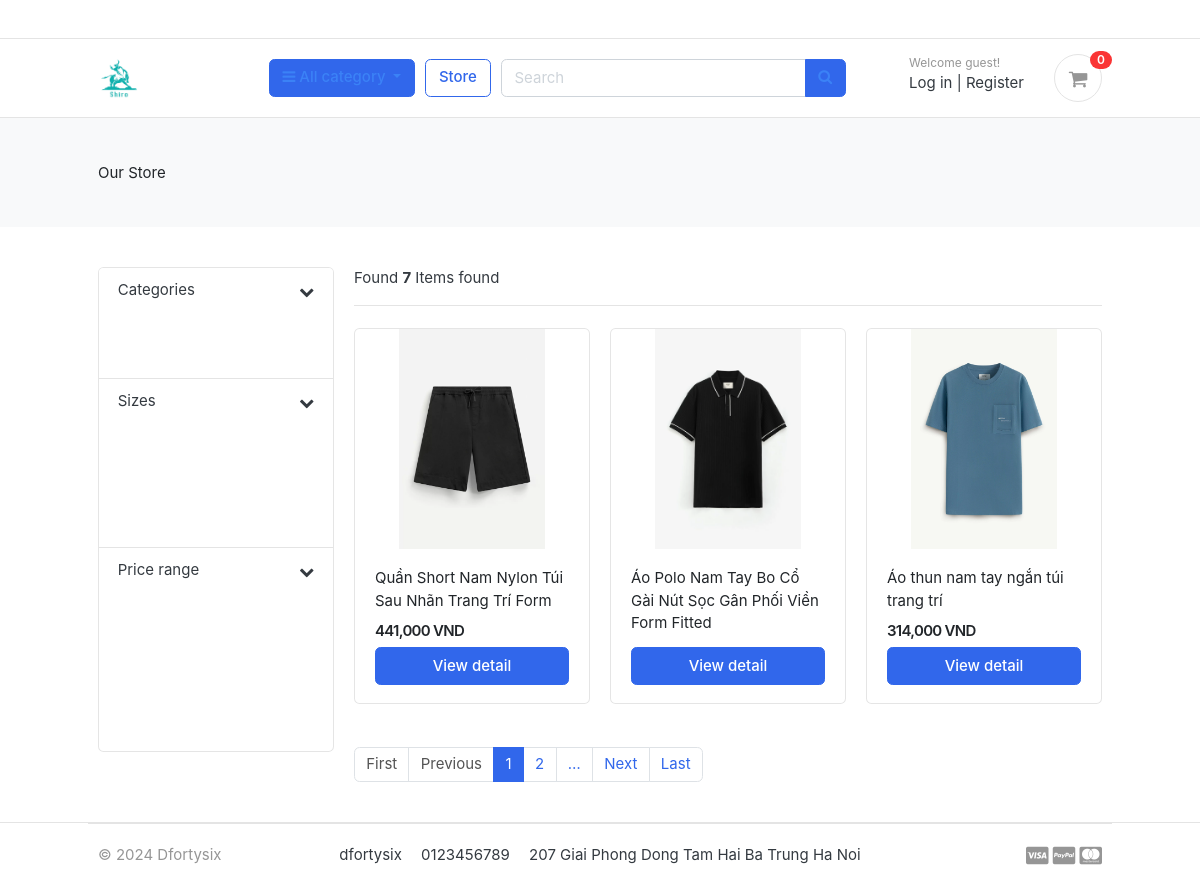
/store/, run on the app's committed database.
### store/models.py (models this page shows, shortened)
class Product(models.Model):
    product_name = models.CharField(max_length=200, unique=True)
    slug = models.SlugField(max_length=200, unique=True)
    description = models.TextField(max_length=500, blank=True)
    price = models.IntegerField()
    images = models.ImageField(upload_to='photos/products')
    stock = models.IntegerField()
    is_available = models.BooleanField(default=True)
    category = models.ForeignKey(Category, on_delete=models.CASCADE)    # Khi xóa category thì Product bị xóa
    created_date = models.DateTimeField(auto_now_add=True)
    modified_date = models.DateTimeField(auto_now=True)
    def get_url(self):
        return reverse('product_detail', args=[self.category.slug, self.slug])

### store/views.py (the view)
# urls.py: path('store/', include('store.urls')),
def store(request, category_slug=None):
    query = request.GET.get("q", "")
    all_categories = Category.objects.all()
    if category_slug is not None:
        categories = get_object_or_404(Category, slug=category_slug)
        products = Product.objects.all().filter(category=categories, is_available=True)
    else:
        products = Product.objects.all().filter(is_available=True).order_by('id')
    if query:
        products = Product.objects.filter(Q(product_name__icontains=query) | Q(product_name__icontains=query.capitalize()) | Q(product_name__icontains=query.upper()) | Q(description__icontains=query))
    page = request.GET.get('page')
    page = page or 1
    paginator = Paginator(products, 3)
    paged_products = paginator.get_page(page)
    product_count = products.count()
    context = {
        'products': paged_products,
        'product_count': product_count,
        'categories': all_categories
    }
    return render(request, 'store/store.html', context=context)

### carts/context_processors.py (called while the page is built)
def counter(request):
    if 'admin' in request.path:
        return {}
    else:
        try:
            if request.user.is_authenticated:
                cart_items = CartItem.objects.filter(user=request.user)
            else:
                cart = Cart.objects.get(cart_id=_cart_id(request=request))
                cart_items = CartItem.objects.filter(cart=cart)
            cart_count = sum([cart_item.quantity for cart_item in cart_items])
        except Cart.DoesNotExist:
            cart_count = 0
    return dict(cart_count=cart_count)

### carts/views.py (called while the page is built)
def _cart_id(request):
    cart_id = request.session.session_key
    if not cart_id:
        cart_id = request.session.create()
    return cart_id

### category/models.py (called while the page is built)
    def get_url(self):
        return reverse('products_by_category', args=[self.slug])

### templates/store/store.html (shortened to what this page needs)
{% extends 'base.html' %}
{% load static %}
{% load humanize %}
{% block content %}
<section class="section-pagetop bg">
	<div class="container">
		<h2 class="title-page">Our Store</h2>
	</div>
</section>
<section class="section-content padding-y">
	<div class="container">
		<div class="row">
			<aside class="col-md-3">
				<div class="card">
					<article class="filter-group">
						<header class="card-header">
							<a href="#" data-toggle="collapse" data-target="#collapse_1" aria-expanded="true" class="">
								<i class="icon-control fa fa-chevron-down"></i>
								<h6 class="title">Categories</h6>
							</a>
						</header>
					</article>
					<article class="filter-group">
						<header class="card-header">
							<a href="#" data-toggle="collapse" data-target="#collapse_4" aria-expanded="true" class="">
								<i class="icon-control fa fa-chevron-down"></i>
								<h6 class="title">Sizes</h6>
							</a>
						</header>
					</article>
					<article class="filter-group">
						<header class="card-header">
							<a href="#" data-toggle="collapse" data-target="#collapse_3" aria-expanded="true" class="">
								<i class="icon-control fa fa-chevron-down"></i>
								<h6 class="title">Price range</h6>
							</a>
						</header>
					</article>
				</div>
			</aside>
			<main class="col-md-9">
				<header class="border-bottom mb-4 pb-3">
					<div class="form-inline">
						<span class="mr-md-auto">Found <b>{{ product_count }}</b> Items found
						</span>
					</div>
				</header>
				<div class="row">
					{% for product in products %}
					<div class="col-md-4">
						<figure class="card card-product-grid">
							<div class="img-wrap">
								<img src="{{ product.images.url }}" />
							</div>
							<figcaption class="info-wrap">
								<div class="fix-height">
									<a href="{{ product.get_url }}" class="title">{{ product.product_name }}</a>
									<div class="price-wrap mt-2">
										<span class="price">{{ product.price|intcomma }} VND</span>
									</div>
								</div>
								<a href="{{ product.get_url }}" class="btn btn-block btn-primary">View detail</a>
							</figcaption>
						</figure>
					</div>
					{% endfor %}
				</div>
				{% if products %}
				<nav class="mt-4" aria-label="Page navigation sample">
					<ul class="pagination">
						{% if products.has_previous %}
						<li class="page-item">
							<a class="page-link" href="{% url 'store' %}?page=1">First</a>
						</li>
						<li class="page-item">
							<a class="page-link"
								href="{% url 'store' %}?page={{products.previous_page_number}}">Previous</a>
						</li>
						{% else %}
						<li class="page-item disabled">
							<a class="page-link" href="#">First</a>
						</li>
						<li class="page-item disabled">
							<a class="page-link" href="#">Previous</a>
						</li>
						{% endif %}
						{% for page in products.paginator.page_range %}
						{% if products.number|add:'-1' <= page and page <= products.number|add:'1' %}
						{% if page == products.number %}
						<li class="page-item active">
							<a class="page-link" href="{% url 'store' %}?page={{ page }}">{{ page }}</a>
						</li>
						{% else %}
						<li class="page-item">
							<a class="page-link" href="{% url 'store' %}?page={{ page }}">{{ page }}</a>
						</li>
						{% endif %}
						{% endif %}
						{% endfor %}
						{% if products.number|add:'2' <= products.paginator.num_pages %}
						<li class="page-item">
							<a class="page-link" href="{% url 'store' %}?page={{ products.number|add:'2' }}">&hellip;</a>
						</li>
						{% endif %}
						{% if products.has_next %}
						<li class="page-item">
							<a class="page-link" href="{% url 'store' %}?page={{products.next_page_number}}">Next</a>
						</li>
						<li class="page-item">
							<a class="page-link"
								href="{% url 'store' %}?page={{ products.paginator.num_pages }}">Last</a>
						</li>
						{% endif %}
					</ul>
				</nav>
				{% endif %}
			</main>
		</div>
	</div>
</section>
{% endblock %}

### static/css/ui.css (style rules this page uses)
html { font-family: "Inter", sans-serif; font-size: 15px; }
.img-wrap { text-align: center; display: block; }
.img-wrap img { max-width: 100%; }
.price-wrap { letter-spacing: -0.7px; }
.padding-y { padding-top: 40px; padding-bottom: 40px; }
figure { margin-bottom: 0; }
article:after, .form-group:after { display: block; clear: both; content: ""; }
.bg { background-color: #f8f9fa; }
.title-page { color: #212529; }
[class*=card-product] a.title { color: #212529; display: block; }
[class*=card-product] .img-wrap { overflow: hidden; position: relative; }
[class*=card-product] .img-wrap img { height: 100%; max-width: 100%; width: auto; display: inline-block; -o-object-fit: cover; object-fit: cover; }
.card-product-grid { margin-bottom: 20px; }
.card-product-grid .img-wrap { border-radius: 0.2rem 0.2rem 0 0; height: 220px; }
.card-product-grid .info-wrap { overflow: hidden; padding: 18px 20px; }
.card-product-grid .fix-height { height: 80px; overflow: hidden; }
.card .img-wrap { overflow: hidden; }
.price { font-weight: 600; color: #212529; }
.icon-control { margin-top: 5px; float: right; font-size: 80%; }
.card-header .title { margin-bottom: 0; line-height: 1.5; }
.filter-group { border-bottom: 1px solid #e4e4e4; }
.filter-group .card-header { border-bottom: 0; }
.filter-group:last-child { border-bottom: 0; }
.section-pagetop { padding: 45px 0; }

### data on the page
Product: images (picture), product_name "Quần Short Nam Nylon Túi Sau Nhãn Trang Trí Form", price "441,000"
Product: images (picture), product_name "Áo Polo Nam Tay Bo Cổ Gài Nút Sọc Gân Phối Viền Form Fitted"
Product: images (picture), product_name "Áo thun nam tay ngắn túi trang trí", price "314,000"

### other printed values
{{ cart_count }} "0"
{{ product_count }} "7"
{{ page }} "1"
{{ page }} "2"
